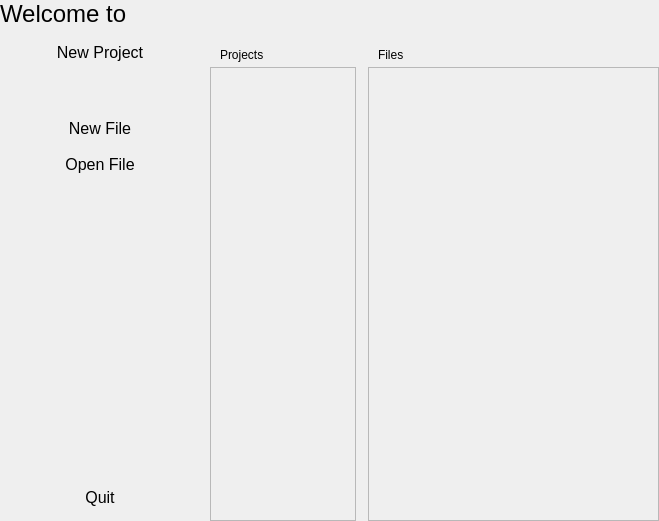
<?xml version="1.0" encoding="UTF-8"?>
<ui version="4.0">
 <class>HomePage</class>
 <widget class="QWidget" name="HomePage">
  <property name="geometry">
   <rect>
    <x>0</x>
    <y>0</y>
    <width>659</width>
    <height>521</height>
   </rect>
  </property>
  <property name="sizePolicy">
   <sizepolicy hsizetype="Preferred" vsizetype="Preferred">
    <horstretch>0</horstretch>
    <verstretch>0</verstretch>
   </sizepolicy>
  </property>
  <property name="minimumSize">
   <size>
    <width>0</width>
    <height>0</height>
   </size>
  </property>
  <property name="maximumSize">
   <size>
    <width>16777215</width>
    <height>16777215</height>
   </size>
  </property>
  <property name="windowTitle">
   <string>Form</string>
  </property>
  <property name="styleSheet">
   <string notr="true"/>
  </property>
  <layout class="QVBoxLayout" name="verticalLayout_6" stretch="0,0">
   <property name="spacing">
    <number>0</number>
   </property>
   <property name="leftMargin">
    <number>0</number>
   </property>
   <property name="topMargin">
    <number>0</number>
   </property>
   <property name="rightMargin">
    <number>0</number>
   </property>
   <property name="bottomMargin">
    <number>0</number>
   </property>
   <item>
    <widget class="QWidget" name="title" native="true">
     <layout class="QVBoxLayout" name="verticalLayout_7">
      <property name="spacing">
       <number>0</number>
      </property>
      <property name="leftMargin">
       <number>0</number>
      </property>
      <property name="topMargin">
       <number>0</number>
      </property>
      <property name="rightMargin">
       <number>0</number>
      </property>
      <property name="bottomMargin">
       <number>0</number>
      </property>
      <item>
       <widget class="QLabel" name="lblTitle">
        <property name="font">
         <font>
          <pointsize>18</pointsize>
          <bold>false</bold>
         </font>
        </property>
        <property name="text">
         <string>Welcome to &lt;Application&gt;</string>
        </property>
        <property name="margin">
         <number>20</number>
        </property>
       </widget>
      </item>
     </layout>
    </widget>
   </item>
   <item>
    <widget class="QWidget" name="widget" native="true">
     <layout class="QHBoxLayout" name="horizontalLayout_3">
      <property name="spacing">
       <number>0</number>
      </property>
      <property name="leftMargin">
       <number>0</number>
      </property>
      <property name="topMargin">
       <number>0</number>
      </property>
      <property name="rightMargin">
       <number>0</number>
      </property>
      <property name="bottomMargin">
       <number>0</number>
      </property>
      <item>
       <widget class="QWidget" name="leftMenu" native="true">
        <property name="minimumSize">
         <size>
          <width>200</width>
          <height>0</height>
         </size>
        </property>
        <property name="cursor">
         <cursorShape>ArrowCursor</cursorShape>
        </property>
        <layout class="QVBoxLayout" name="verticalLayout">
         <item>
          <widget class="QPushButton" name="btNewProject">
           <property name="minimumSize">
            <size>
             <width>0</width>
             <height>30</height>
            </size>
           </property>
           <property name="font">
            <font>
             <pointsize>12</pointsize>
            </font>
           </property>
           <property name="cursor">
            <cursorShape>PointingHandCursor</cursorShape>
           </property>
           <property name="text">
            <string>New Project</string>
           </property>
           <property name="flat">
            <bool>true</bool>
           </property>
          </widget>
         </item>
         <item>
          <spacer name="verticalSpacer_3">
           <property name="orientation">
            <enum>Qt::Vertical</enum>
           </property>
           <property name="sizeType">
            <enum>QSizePolicy::Fixed</enum>
           </property>
           <property name="sizeHint" stdset="0">
            <size>
             <width>20</width>
             <height>40</height>
            </size>
           </property>
          </spacer>
         </item>
         <item>
          <widget class="QPushButton" name="btNewFile">
           <property name="minimumSize">
            <size>
             <width>0</width>
             <height>30</height>
            </size>
           </property>
           <property name="font">
            <font>
             <pointsize>12</pointsize>
            </font>
           </property>
           <property name="cursor">
            <cursorShape>PointingHandCursor</cursorShape>
           </property>
           <property name="text">
            <string>New File</string>
           </property>
           <property name="flat">
            <bool>true</bool>
           </property>
          </widget>
         </item>
         <item>
          <widget class="QPushButton" name="btOpenFile">
           <property name="minimumSize">
            <size>
             <width>0</width>
             <height>30</height>
            </size>
           </property>
           <property name="font">
            <font>
             <pointsize>12</pointsize>
            </font>
           </property>
           <property name="cursor">
            <cursorShape>PointingHandCursor</cursorShape>
           </property>
           <property name="text">
            <string>Open File</string>
           </property>
           <property name="flat">
            <bool>true</bool>
           </property>
          </widget>
         </item>
         <item>
          <spacer name="verticalSpacer_2">
           <property name="orientation">
            <enum>Qt::Vertical</enum>
           </property>
           <property name="sizeHint" stdset="0">
            <size>
             <width>20</width>
             <height>40</height>
            </size>
           </property>
          </spacer>
         </item>
         <item>
          <widget class="QPushButton" name="btExit">
           <property name="minimumSize">
            <size>
             <width>0</width>
             <height>30</height>
            </size>
           </property>
           <property name="font">
            <font>
             <pointsize>12</pointsize>
            </font>
           </property>
           <property name="cursor">
            <cursorShape>PointingHandCursor</cursorShape>
           </property>
           <property name="text">
            <string>Quit</string>
           </property>
           <property name="flat">
            <bool>true</bool>
           </property>
          </widget>
         </item>
        </layout>
       </widget>
      </item>
      <item>
       <widget class="QWidget" name="main" native="true">
        <layout class="QVBoxLayout" name="mainLayout" stretch="0,1">
         <property name="spacing">
          <number>0</number>
         </property>
         <property name="leftMargin">
          <number>0</number>
         </property>
         <property name="topMargin">
          <number>0</number>
         </property>
         <property name="rightMargin">
          <number>0</number>
         </property>
         <property name="bottomMargin">
          <number>0</number>
         </property>
         <item>
          <widget class="QWidget" name="topMenu" native="true">
           <property name="minimumSize">
            <size>
             <width>0</width>
             <height>30</height>
            </size>
           </property>
           <layout class="QHBoxLayout" name="horizontalLayout_2" stretch="1,2">
            <property name="spacing">
             <number>20</number>
            </property>
            <property name="leftMargin">
             <number>20</number>
            </property>
            <property name="topMargin">
             <number>20</number>
            </property>
            <property name="rightMargin">
             <number>5</number>
            </property>
            <property name="bottomMargin">
             <number>5</number>
            </property>
            <item>
             <widget class="QLabel" name="lblProjects">
              <property name="text">
               <string>Projects</string>
              </property>
             </widget>
            </item>
            <item>
             <widget class="QLabel" name="lblFiles">
              <property name="text">
               <string>Files</string>
              </property>
             </widget>
            </item>
           </layout>
          </widget>
         </item>
         <item>
          <layout class="QHBoxLayout" name="content" stretch="1,2">
           <property name="spacing">
            <number>12</number>
           </property>
           <property name="leftMargin">
            <number>10</number>
           </property>
           <property name="rightMargin">
            <number>0</number>
           </property>
           <item>
            <widget class="QScrollArea" name="scrollProjects">
             <property name="widgetResizable">
              <bool>true</bool>
             </property>
             <widget class="QWidget" name="scrollProjectsContents">
              <property name="geometry">
               <rect>
                <x>0</x>
                <y>0</y>
                <width>143</width>
                <height>408</height>
               </rect>
              </property>
              <layout class="QVBoxLayout" name="verticalLayout_3" stretch="0,1">
               <property name="spacing">
                <number>0</number>
               </property>
               <property name="leftMargin">
                <number>0</number>
               </property>
               <property name="topMargin">
                <number>0</number>
               </property>
               <property name="rightMargin">
                <number>0</number>
               </property>
               <property name="bottomMargin">
                <number>0</number>
               </property>
               <item>
                <widget class="QWidget" name="projects" native="true">
                 <layout class="QVBoxLayout" name="verticalLayout_2">
                  <property name="spacing">
                   <number>3</number>
                  </property>
                  <property name="leftMargin">
                   <number>3</number>
                  </property>
                  <property name="topMargin">
                   <number>3</number>
                  </property>
                  <property name="rightMargin">
                   <number>3</number>
                  </property>
                  <property name="bottomMargin">
                   <number>3</number>
                  </property>
                 </layout>
                </widget>
               </item>
               <item>
                <spacer name="verticalSpacer">
                 <property name="orientation">
                  <enum>Qt::Vertical</enum>
                 </property>
                 <property name="sizeHint" stdset="0">
                  <size>
                   <width>20</width>
                   <height>40</height>
                  </size>
                 </property>
                </spacer>
               </item>
              </layout>
             </widget>
            </widget>
           </item>
           <item>
            <widget class="QScrollArea" name="scrollFiles">
             <property name="widgetResizable">
              <bool>true</bool>
             </property>
             <widget class="QWidget" name="scrollFilesContents">
              <property name="geometry">
               <rect>
                <x>0</x>
                <y>0</y>
                <width>289</width>
                <height>408</height>
               </rect>
              </property>
              <layout class="QVBoxLayout" name="verticalLayout_4" stretch="0,1">
               <property name="spacing">
                <number>0</number>
               </property>
               <property name="leftMargin">
                <number>0</number>
               </property>
               <property name="topMargin">
                <number>0</number>
               </property>
               <property name="rightMargin">
                <number>0</number>
               </property>
               <property name="bottomMargin">
                <number>0</number>
               </property>
               <item>
                <widget class="QWidget" name="files" native="true">
                 <layout class="QVBoxLayout" name="verticalLayout_5">
                  <property name="spacing">
                   <number>3</number>
                  </property>
                  <property name="leftMargin">
                   <number>3</number>
                  </property>
                  <property name="topMargin">
                   <number>3</number>
                  </property>
                  <property name="rightMargin">
                   <number>3</number>
                  </property>
                  <property name="bottomMargin">
                   <number>3</number>
                  </property>
                 </layout>
                </widget>
               </item>
               <item>
                <spacer name="verticalSpacer_4">
                 <property name="orientation">
                  <enum>Qt::Vertical</enum>
                 </property>
                 <property name="sizeHint" stdset="0">
                  <size>
                   <width>20</width>
                   <height>466</height>
                  </size>
                 </property>
                </spacer>
               </item>
              </layout>
             </widget>
            </widget>
           </item>
          </layout>
         </item>
        </layout>
       </widget>
      </item>
     </layout>
    </widget>
   </item>
  </layout>
 </widget>
 <resources/>
 <connections/>
</ui>
